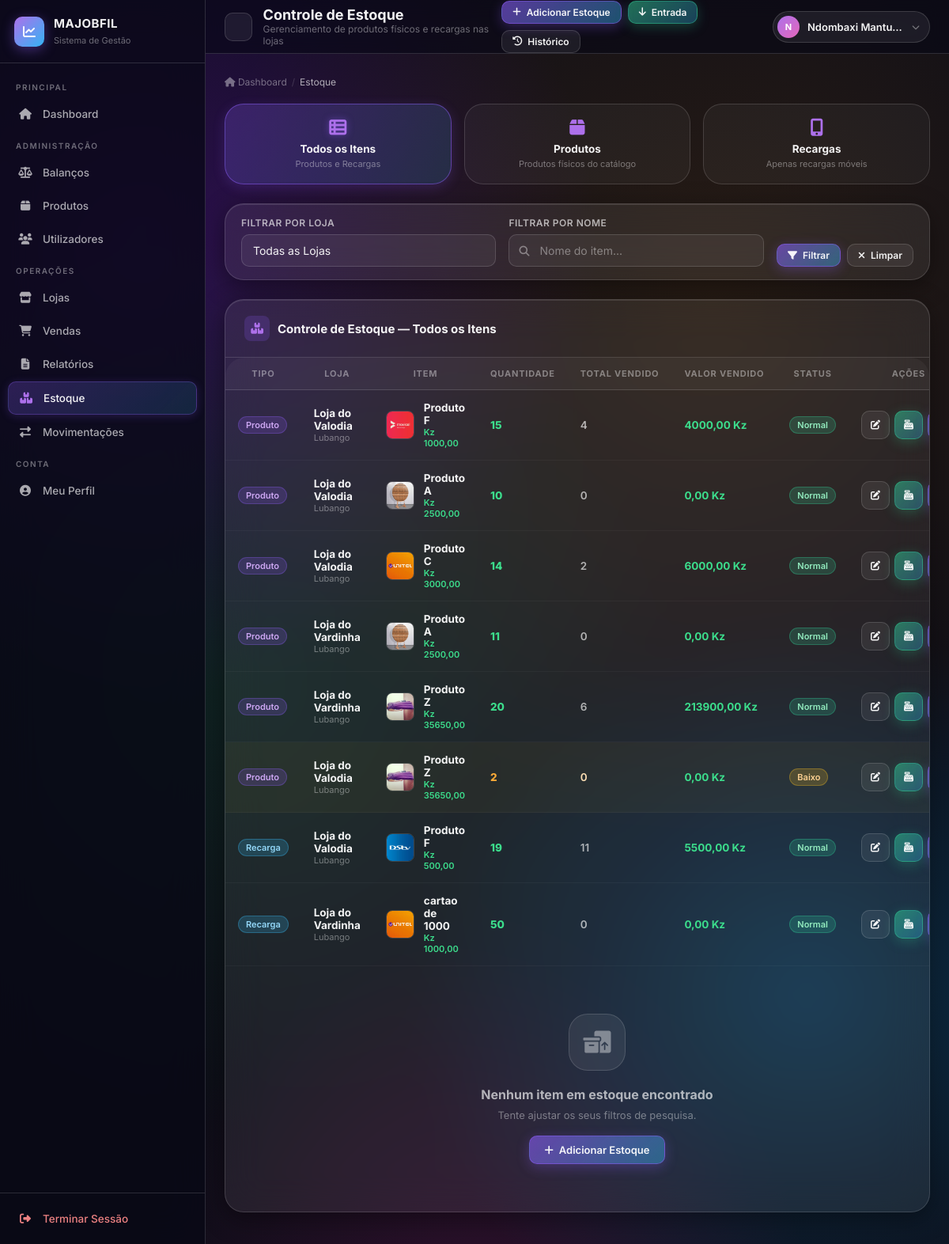
/loja/estoque/ (signed in), run on an earlier commit of the app's database.
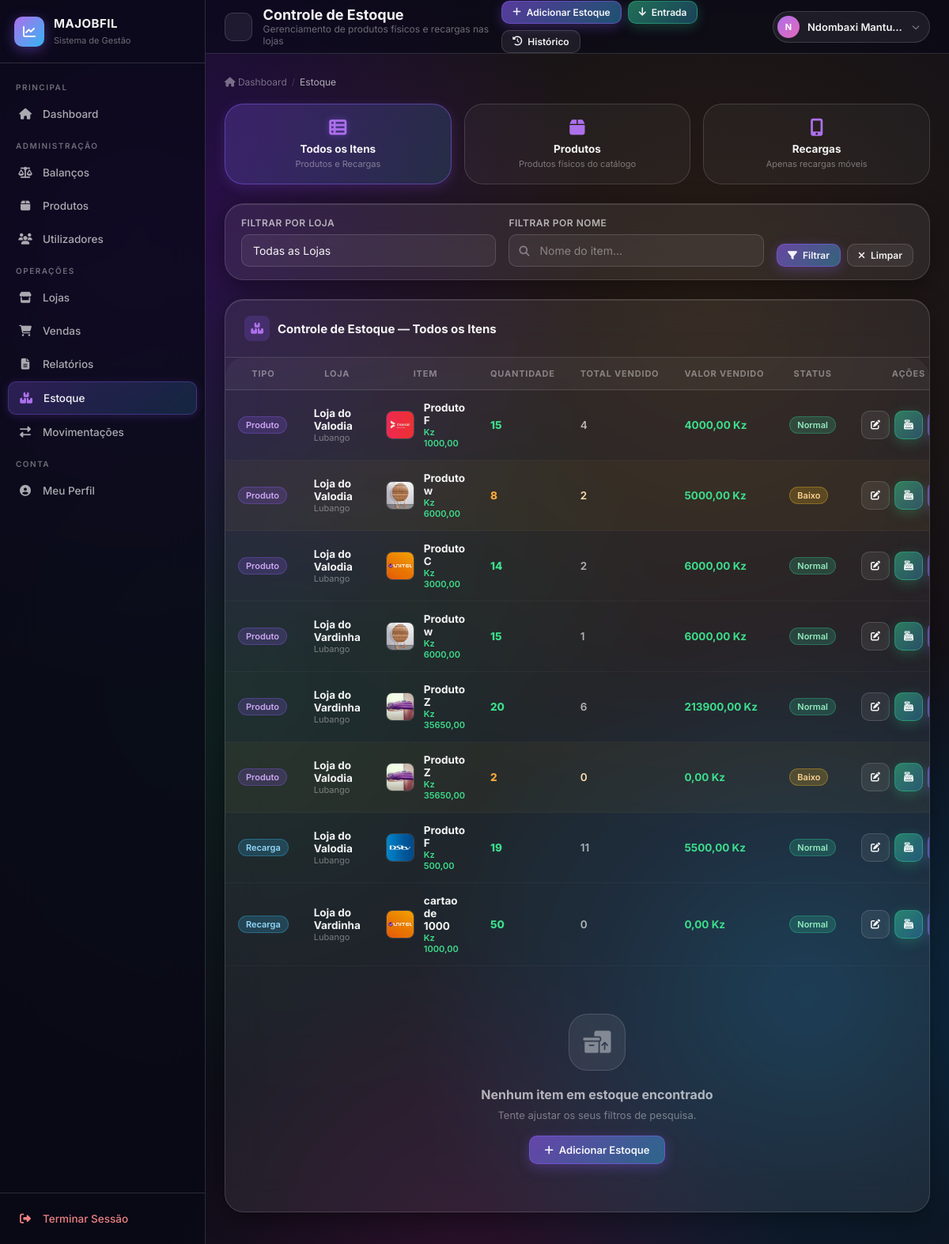
And on a later commit of the database.
### lojas/models.py (models this page shows, shortened)
class EstoqueLoja(models.Model):
    loja = models.ForeignKey(Loja, on_delete=models.CASCADE)
    produto = models.ForeignKey('produtos.Produto', on_delete=models.CASCADE)
    quantidade = models.PositiveIntegerField(default=0)
    class Meta:
        unique_together = ['loja', 'produto']
        verbose_name = 'Estoque da Loja'
        verbose_name_plural = 'Estoques das Lojas'
    @property
    def total_vendido(self):
        from django.db.models import Sum
        total = self.vendas_produto.filter(status='normal').aggregate(
            total=Sum('quantidade')
        )['total']
        return total or 0
    @property
    def valor_total_vendas(self):
        from django.db.models import Sum
        total = self.vendas_produto.filter(status='normal').aggregate(
            total=Sum('valor_total')
        )['total']
        return total or 0

class Loja(models.Model):
    PROVINCIAS = [
        ('Bengo', 'Bengo'),
        ('Benguela', 'Benguela'),
        ('Bié', 'Bié'),
        ('Cabinda', 'Cabinda'),
        ('Cuando-Cubango', 'Cuando-Cubango'),
        ('Cuanza-Norte', 'Cuanza-Norte'),
        ('Cuanza-Sul', 'Cuanza-Sul'),
        ('Cunene', 'Cunene'),
        ('Huambo', 'Huambo'),
        ('Huíla', 'Huíla'),
        ('Luanda', 'Luanda'),
        ('Lunda-Norte', 'Lunda-Norte'),
        ('Lunda-Sul', 'Lunda-Sul'),
        ('Malanje', 'Malanje'),
        ('Moxico', 'Moxico'),
        ('Namibe', 'Namibe'),
        ('Uíge', 'Uíge'),
        ('Zaire', 'Zaire'),
    ]
    nome = models.CharField(max_length=100, verbose_name='Nome da Loja')
    bairro = models.CharField(max_length=100, verbose_name='Bairro')
    cidade = models.CharField(max_length=100, verbose_name='Cidade')
    provincia = models.CharField(max_length=50, choices=PROVINCIAS, verbose_name='Província')
    municipio = models.CharField(max_length=100, verbose_name='Município')
    gerentes = models.ManyToManyField(
        settings.AUTH_USER_MODEL,
        verbose_name='Gerentes',
        related_name='lojas_gerenciadas'
    )
    class Meta:
        verbose_name = 'Loja'
        verbose_name_plural = 'Lojas'

### produtos/models.py (models this page shows, shortened)
class Produto(models.Model):
    nome = models.CharField(max_length=100, verbose_name='Nome do Produto')
    preco = models.DecimalField(
        max_digits=10,
        decimal_places=2,
        verbose_name='Preço'
    )
    imagem = models.ImageField(
        upload_to='produtos/',
        verbose_name='Imagem do Produto',
        blank=True,
        null=True
    )
    class Meta:
        verbose_name = 'Produto'
        verbose_name_plural = 'Produtos'

### lojas/views.py (the view)
# urls.py: path('estoque/', views.listar_estoque, name='listar_estoque'),
@login_required
def listar_estoque(request):
    if not (request.user.is_superuser or request.user.is_staff):
        messages.error(request, 'Você não tem permissão para acessar esta página.')
        return redirect('dashboard')
    tipo_selecionado = request.GET.get('tipo', 'todos')
    if request.user.is_superuser:
        produtos_estoque = EstoqueLoja.objects.all()
        recargas_estoque = EstoqueRecarga.objects.all() if hasattr(EstoqueRecarga, 'objects') else []
        lojas = Loja.objects.all()
    else:
        lojas_usuario = Loja.objects.filter(gerentes=request.user)
        produtos_estoque = EstoqueLoja.objects.filter(loja__in=lojas_usuario)
        recargas_estoque = EstoqueRecarga.objects.filter(loja__in=lojas_usuario) if hasattr(EstoqueRecarga, 'objects') else []
        lojas = lojas_usuario
    loja_id = request.GET.get('loja')
    if loja_id:
        produtos_estoque = produtos_estoque.filter(loja_id=loja_id)
        if recargas_estoque:
            recargas_estoque = recargas_estoque.filter(loja_id=loja_id)
    produto_nome = request.GET.get('produto')
    if produto_nome:
        produtos_estoque = produtos_estoque.filter(produto__nome__icontains=produto_nome)
        if recargas_estoque:
            recargas_estoque = recargas_estoque.filter(recarga__nome__icontains=produto_nome)
    context = {
        'produtos_estoque': produtos_estoque,
        'recargas_estoque': recargas_estoque,
        'lojas': lojas,
        'tipo_selecionado': tipo_selecionado,
    }
    return render(request, 'estoque/listar_estoque.html', context)

### conta/context_processors.py (called while the page is built, shortened)
def estatisticas_relatorios(request):
    if request.user.is_superuser:
        relatorios = RelatorioDiario.objects.all()
    else:
        lojas_usuario = request.user.lojas_gerenciadas.all()
        relatorios = RelatorioDiario.objects.filter(loja__in=lojas_usuario)
    total_relatorios = relatorios.count()
    completos = 0
    negativos = 0
    pendentes = 0
    for relatorio in relatorios:
        try:
            diferenca = relatorio.calcular_diferenca()
            if diferenca > 0:
                completos += 1
            elif diferenca < 0:
                negativos += 1
            else:
                pendentes += 1
        except Exception:
            continue
    return {
        'estatisticas': {
            'total_relatorios': total_relatorios,
            'completos': completos,
            'pendentes': pendentes,
            'negativos': negativos,
        }
    }

def atividades_recentes_context(request):
    if not request.user.is_authenticated:
        return {'atividades_recentes': []}
    atividades = Atividade.objects.filter(
        usuario=request.user
    ).order_by('-data')[:5]
    return {'atividades_recentes': atividades}

### lojas/templates/estoque/listar_estoque.html (shortened to what the changed rows need)
{% extends 'base.html' %}
{% block page_title %}Controle de Estoque{% endblock %}
{% block content %}
<div class="glass-card fade-up fade-up-3">
    <div class="glass-card-body" style="padding: 0;">
        <div class="lg-table-wrap">
            <table class="lg-table">
                <thead>
                    <tr>
                        <th>Tipo</th>
                        <th>Loja</th>
                        <th>Item</th>
                        <th>Quantidade</th>
                        <th>Total Vendido</th>
                        <th>Valor Vendido</th>
                        <th>Status</th>
                        <th>Ações</th>
                    </tr>
                </thead>
                <tbody id="tabela-estoque">
                    {% for item in produtos_estoque %}
                    <tr class="item-row {% if item.quantidade == 0 %}stock-out{% elif item.quantidade < 10 %}stock-low{% endif %}"
                        data-type="produto" data-id="{{ item.id }}">
                        <td>
                            <span class="badge-glass violet">Produto</span>
                        </td>
                        <td>
                            <div style="font-weight: 700; color: var(--text-primary);">{{ item.loja.nome }}</div>
                            <div style="font-size: 11px; color: var(--text-muted);">{{ item.loja.cidade }}</div>
                        </td>
                        <td>
                            <div style="display: flex; align-items: center; gap: 12px;">
                                {% if item.produto.imagem %}
                                <img src="{{ item.produto.imagem.url }}" alt="{{ item.produto.nome }}"
                                    style="border-radius: 8px; border: 1px solid var(--glass-border); object-fit: cover;" width="36" height="36">
                                {% else %}
                                <div style="width: 36px; height: 36px; border-radius: 8px; background: var(--glass-bg-strong); display: flex; align-items: center; justify-content: center; color: var(--text-muted);">
                                    <i class="fas fa-box"></i>
                                </div>
                                {% endif %}
                                <div>
                                    <div style="font-weight: 700; color: var(--text-primary);">{{ item.produto.nome }}</div>
                                    <div style="font-size: 11px; color: var(--accent-4); font-weight: 600;">Kz {{ item.produto.preco|floatformat:2 }}</div>
                                </div>
                            </div>
                        </td>
                        <td>
                            <span style="font-weight: 800;" class="{% if item.quantidade == 0 %}text-danger{% elif item.quantidade < 10 %}text-warning{% else %}text-success{% endif %}">
                                {{ item.quantidade }}
                            </span>
                        </td>
                        <td>
                            <span style="font-weight: 600;">{{ item.total_vendido }}</span>
                        </td>
                        <td>
                            <span class="text-success" style="font-weight: 700;">{{ item.valor_total_vendas|floatformat:2 }} Kz</span>
                        </td>
                        <td>
                            {% if item.quantidade == 0 %}
                            <span class="badge-glass danger">Esgotado</span>
                            {% elif item.quantidade < 10 %}
                            <span class="badge-glass warning">Baixo</span>
                            {% else %}
                            <span class="badge-glass success">Normal</span>
                            {% endif %}
                        </td>
                        <td>
                            <div style="display: flex; gap: 6px;">
                                <a href="{% url 'editar_estoque' item.id %}" class="btn-glass btn-sm btn-icon" title="Editar">
                                    <i class="fas fa-edit"></i>
                                </a>
                                <a href="{% url 'nova_venda' %}?loja_id={{ item.loja.id }}" class="btn-glass btn-success btn-sm btn-icon" title="Vender">
                                    <i class="fas fa-cash-register"></i>
                                </a>
                                <a href="{% url 'registrar_entrada_estoque' %}?loja={{ item.loja.id }}&produto={{ item.produto.id }}"
                                   class="btn-glass btn-primary btn-sm btn-icon" title="Adicionar Entrada">
                                </a>
                            </div>
                        </td>
                    </tr>
                    {% endfor %}
                </tbody>
            </table>
        </div>
    </div>
</div>
{% endblock %}

What changed in the data, as far as the page shows it:
changed EstoqueLoja (number 2 of 6 on the later page): produto.nome "Produto A" → "Produto w"; produto.preco "2500,00" → "6000,00"; quantidade "10" → "8"; total_vendido "0" → "2"; valor_total_vendas "0,00" → "5000,00"; quantidade "Normal" → "Baixo"
changed EstoqueLoja (number 4 of 6 on the later page): produto.nome "Produto A" → "Produto w"; produto.preco "2500,00" → "6000,00"; quantidade "11" → "15"; total_vendido "0" → "1"; valor_total_vendas "0,00" → "6000,00"
